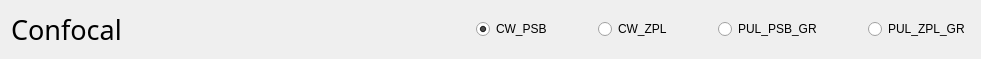
                         <widget class="QWidget" name="horizontalLayoutWidget_2">
                          <property name="geometry">
                           <rect>
                            <x>0</x>
                            <y>0</y>
                            <width>981</width>
                            <height>56</height>
                           </rect>
                          </property>
                          <layout class="QHBoxLayout" name="horizontalLayout_7">
                           <item>
                            <widget class="QLabel" name="label_19">
                             <property name="font">
                              <font>
                               <family>Segoe UI Semibold</family>
                               <pointsize>20</pointsize>
                               <italic>false</italic>
                               <bold>false</bold>
                              </font>
                             </property>
                             <property name="styleSheet">
                              <string notr="true">font: 63 20pt &quot;Segoe UI Semibold&quot;;</string>
                             </property>
                             <property name="text">
                              <string>Confocal</string>
                             </property>
                            </widget>
                           </item>
                           <item>
                            <spacer name="horizontalSpacer">
                             <property name="orientation">
                              <enum>Qt::Horizontal</enum>
                             </property>
                             <property name="sizeHint" stdset="0">
                              <size>
                               <width>40</width>
                               <height>20</height>
                              </size>
                             </property>
                            </spacer>
                           </item>
                           <item>
                            <widget class="QRadioButton" name="radioButto__CW_PSB">
                             <property name="styleSheet">
                              <string notr="true"/>
                             </property>
                             <property name="text">
                              <string>CW_PSB</string>
                             </property>
                             <property name="checked">
                              <bool>true</bool>
                             </property>
                            </widget>
                           </item>
                           <item>
                            <spacer name="horizontalSpacer_25">
                             <property name="orientation">
                              <enum>Qt::Vertical</enum>
                             </property>
                             <property name="sizeType">
                              <enum>QSizePolicy::Fixed</enum>
                             </property>
                             <property name="sizeHint" stdset="0">
                              <size>
                               <width>40</width>
                               <height>20</height>
                              </size>
                             </property>
                            </spacer>
                           </item>
                           <item>
                            <widget class="QRadioButton" name="radioButton_CW_ZPL">
                             <property name="styleSheet">
                              <string notr="true"/>
                             </property>
                             <property name="text">
                              <string>CW_ZPL</string>
                             </property>
                            </widget>
                           </item>
                           <item>
                            <spacer name="horizontalSpacer_13">
                             <property name="orientation">
                              <enum>Qt::Vertical</enum>
                             </property>
                             <property name="sizeType">
                              <enum>QSizePolicy::Fixed</enum>
                             </property>
                             <property name="sizeHint" stdset="0">
                              <size>
                               <width>40</width>
                               <height>20</height>
                              </size>
                             </property>
                            </spacer>
                           </item>
                           <item>
                            <widget class="QRadioButton" name="radioButton_PUL_PSB_GR">
                             <property name="styleSheet">
                              <string notr="true"/>
                             </property>
                             <property name="text">
                              <string>PUL_PSB_GR</string>
                             </property>
                            </widget>
                           </item>
                           <item>
                            <spacer name="horizontalSpacer_28">
                             <property name="orientation">
                              <enum>Qt::Vertical</enum>
                             </property>
                             <property name="sizeType">
                              <enum>QSizePolicy::Fixed</enum>
                             </property>
                             <property name="sizeHint" stdset="0">
                              <size>
                               <width>40</width>
                               <height>20</height>
                              </size>
                             </property>
                            </spacer>
                           </item>
                           <item>
                            <widget class="QRadioButton" name="radioButton_PUL_ZPL_GR">
                             <property name="styleSheet">
                              <string notr="true"/>
                             </property>
                             <property name="text">
                              <string>PUL_ZPL_GR</string>
                             </property>
                            </widget>
                           </item>
                          </layout>
                         </widget>
